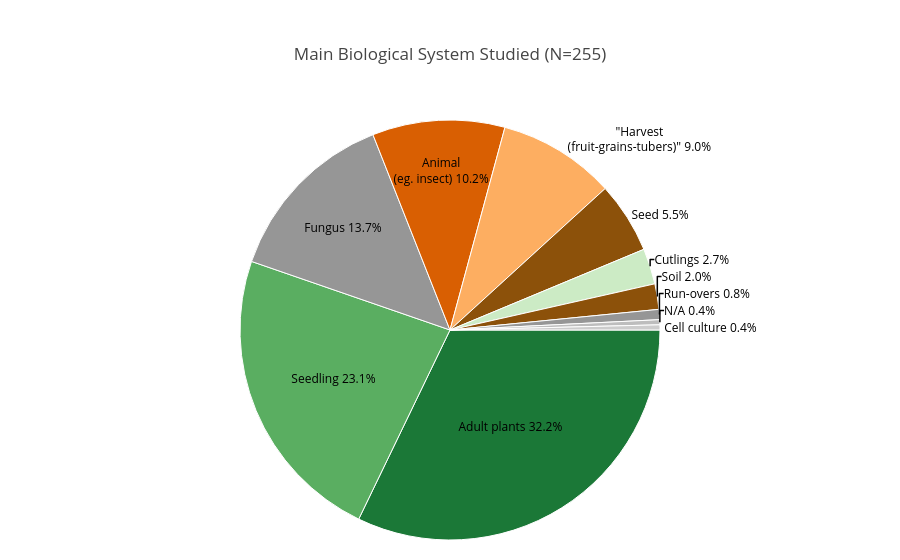

The notebook cell this image was saved under:
### Markdown cell above
Task: Create a pie chart like the "Country of corresponding author" chart for the column "Main biological system studied". Split multiple systems separated by commas and count each individually, except keep "Harvest (fruit, grains, tubers)" as a single, unsplit category.

### Code cell
# - Split comma-separated entries so each system is counted individually.
# - Preserve the phrase "Harvest (fruit, grains, tubers)" as one unit (do not split it).
# - Display a clean pie chart with percentages and a clear, informative title.

# 1) Normalize and clean the source column
bio_series = (
    df['Main biological system studied']  # source column
    .fillna('N/A')  # fill missing as 'Unknown'
    .astype(str)  # ensure string type
    .str.strip()  # trim whitespace
    .replace({'': 'Unknown'})  # safeguard empty strings
)

# 2) Protect the multi-word phrase so it doesn't get split by commas
protected_phrase = 'Harvest (fruit, grains, tubers)'
protected_placeholder = 'Harvest (fruit-grains-tubers)'  # temporary replacement (semicolons)

# Replace the protected phrase with a placeholder before splitting
bio_series = bio_series.str.replace(protected_phrase, protected_placeholder, regex=False)

# 3) Split by comma, explode into one value per row, and clean up
bio_exploded = (
    bio_series
    .str.split(',')  # split comma-separated values
    .explode()  # one value per row
    .astype(str)
    .str.strip()
)

# Restore the protected phrase and handle any remaining empties
bio_exploded = bio_exploded.replace({'': 'N/A', protected_placeholder: protected_phrase})

# 4) Aggregate counts and prepare labels/values
bio_counts = bio_exploded.value_counts()
bio_labels = bio_counts.index.tolist()
bio_values = bio_counts.values.tolist()

# 4b) Define intuitive colors matching labels
color_map = {
    'Adult plants': '#1b7837',  # dark green (mature plants)
    'Seedling': '#5aae61',  # medium green (young plants)
    'Seed': '#8c510a',  # brown (seeds)
    'Cutlings': '#ccebc5',  # pale green (cuttings)
    'Harvest (fruit, grains, tubers)': '#fdae61',  # harvest -> golden/orange
    '"Harvest (fruit-grains-tubers)"': '#fdae61',  # safeguard variant in data
    'Fungus': '#969696',  # purple (fungi)
    'Bacteria': '#2b8cbe',  # blue (bacteria)
    'Animal (eg. insect)': '#d95f02',  # orange (insects/animals)
    'Soil': '#8c510a',  # brown (soil)
    'Run-overs': '#969696',  # gray (misc/other)
    'N/A': '#bdbdbd'  # light gray (unknown)
}
bio_colors = [color_map.get(lbl, '#cccccc') for lbl in bio_labels]
bio_labels = [add_line_breaks_to_label(lbl, strategy='parentheses') for lbl in bio_labels]

# 5) Compute percentages and decide label placement (outside for small slices)
bio_total = int(sum(bio_values))
bio_percentages = [(v / bio_total) * 100 if bio_total else 0 for v in bio_values]
percentages_cutoff = 10
bio_text_positions = ['outside' if p < percentages_cutoff else 'inside' for p in bio_percentages]

# Create custom text with conditional formatting (inline for outside, two-line for inside)
bio_custom_text = []
for label, value in zip(bio_labels, bio_values):
    percent = (value / sum(bio_values)) * 100
    if percent < 10:  # Outside label - one line
        bio_custom_text.append(f'{label} {percent:.1f}%')
    else:  # Inside label - two lines
        bio_custom_text.append(f'{label} {percent:.1f}%')


# 6) Build the Plotly pie chart
bio_pie = go.Figure(
    data=[
        go.Pie(
            labels=bio_labels,
            values=bio_values,
            text=bio_custom_text,
            textinfo='text',
            textposition=bio_text_positions,  # inside for large slices, outside for small ones
            insidetextorientation='horizontal',
            sort=False,  # keep current order (by frequency)
            direction='clockwise',
            rotation=90,  # start at 12 o'clock
            marker=dict(colors=bio_colors, line=dict(color='white', width=1))
        )
    ]
)

bio_pie.update_traces(
     textfont=dict(size=12, color='black'),
     insidetextfont=dict(color='black'),
)
 

# 7) Style and title (include N and note multi-selection)
bio_pie.update_layout(
    title=f'Main Biological System Studied (N={bio_total})',
    showlegend=False,
    margin=dict(t=120, b=20, l=20, r=20)
)

# 8) Render and export
bio_pie.show()
bio_pie.write_image('main_bio_system_pie.png', width=800, height=600, scale=2)

### Figure 1 — Plotly figure (JSON) as saved in the notebook; plotly's stock layout.template omitted (floating-point values rounded to 4 significant figures)
{"data": [{"direction": "clockwise", "insidetextorientation": "horizontal", "labels": ["Adult plants", "Seedling", "Fungus", "Animal<br>(eg. insect)", "\"Harvest<br>(fruit-grains-tubers)\"", "Seed", "Cutlings", "Soil", "Run-overs", "N/A", "Cell culture"], "marker": {"colors": ["#1b7837", "#5aae61", "#969696", "#d95f02", "#fdae61", "#8c510a", "#ccebc5", "#8c510a", "#969696", "#bdbdbd", "#cccccc"], "line": {"color": "white", "width": 1}}, "rotation": 90, "sort": false, "text": ["Adult plants 32.2%", "Seedling 23.1%", "Fungus 13.7%", "Animal<br>(eg. insect) 10.2%", "\"Harvest<br>(fruit-grains-tubers)\" 9.0%", "Seed 5.5%", "Cutlings 2.7%", "Soil 2.0%", "Run-overs 0.8%", "N/A 0.4%", "Cell culture 0.4%"], "textinfo": "text", "textposition": ["inside", "inside", "inside", "inside", "outside", "outside", "outside", "outside", "outside", "outside", "outside"], "values": [82, 59, 35, 26, 23, 14, 7, 5, 2, 1, 1], "type": "pie", "textfont": {"color": "black", "size": 12}, "insidetextfont": {"color": "black"}}], "layout": {"margin": {"t": 120, "b": 20, "l": 20, "r": 20}, "title": {"text": "Main Biological System Studied (N=255)"}, "showlegend": false}}
